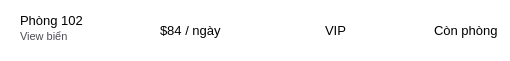
        <widget class="QFrame" name="frame">
         <property name="minimumSize">
          <size>
           <width>0</width>
           <height>50</height>
          </size>
         </property>
         <property name="styleSheet">
          <string notr="true">QFrame {
	background-color:white;
	border:transparent;
}</string>
         </property>
         <property name="frameShape">
          <enum>QFrame::StyledPanel</enum>
         </property>
         <property name="frameShadow">
          <enum>QFrame::Raised</enum>
         </property>
         <widget class="QLabel" name="label_9">
          <property name="geometry">
           <rect>
            <x>20</x>
            <y>0</y>
            <width>71</width>
            <height>41</height>
           </rect>
          </property>
          <property name="styleSheet">
           <string notr="true">QLabel {
	font-family: &quot;Montserrat&quot;;
	font-size:10pt;
	background-color:transparent
}</string>
          </property>
          <property name="text">
           <string>Phòng 102</string>
          </property>
         </widget>
         <widget class="QLabel" name="label_10">
          <property name="geometry">
           <rect>
            <x>20</x>
            <y>21</y>
            <width>61</width>
            <height>31</height>
           </rect>
          </property>
          <property name="styleSheet">
           <string notr="true">QLabel {
	font-family: &quot;Montserrat&quot;;
	font-size:8pt;
	background-color:transparent;
	color:#4B4B54;
}</string>
          </property>
          <property name="text">
           <string>View biển</string>
          </property>
         </widget>
         <widget class="QLabel" name="label_11">
          <property name="geometry">
           <rect>
            <x>160</x>
            <y>10</y>
            <width>71</width>
            <height>41</height>
           </rect>
          </property>
          <property name="styleSheet">
           <string notr="true">QLabel {
	font-family: &quot;Montserrat&quot;;
	font-size:10pt;
	background-color:transparent
}</string>
          </property>
          <property name="text">
           <string>$84 / ngày</string>
          </property>
         </widget>
         <widget class="QLabel" name="label_13">
          <property name="geometry">
           <rect>
            <x>320</x>
            <y>10</y>
            <width>31</width>
            <height>41</height>
           </rect>
          </property>
          <property name="styleSheet">
           <string notr="true">QLabel {
	font-family: &quot;Montserrat&quot;;
	font-size:10pt;
	background-color:transparent;
	padding-left:2px
}</string>
          </property>
          <property name="text">
           <string>VIP</string>
          </property>
         </widget>
         <widget class="QLineEdit" name="lineEdit_2">
          <property name="geometry">
           <rect>
            <x>430</x>
            <y>20</y>
            <width>71</width>
            <height>20</height>
           </rect>
          </property>
          <property name="styleSheet">
           <string notr="true">QLineEdit {
	font-family: &quot;Montserrat&quot;;
	font-size:10pt;
	background-color:transparent;
	border:1px;
	padding-left:3px;
}</string>
          </property>
          <property name="text">
           <string>Còn phòng</string>
          </property>
          <property name="readOnly">
           <bool>true</bool>
          </property>
         </widget>
         <zorder>label_10</zorder>
         <zorder>label_9</zorder>
         <zorder>label_11</zorder>
         <zorder>label_13</zorder>
         <zorder>lineEdit_2</zorder>
        </widget>
